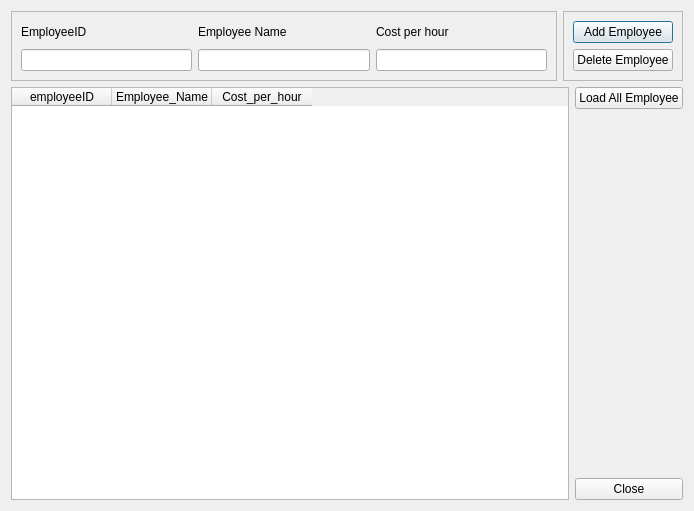
<?xml version="1.0" encoding="UTF-8"?>
<ui version="4.0">
 <class>employeewindow</class>
 <widget class="QDialog" name="employeewindow">
  <property name="geometry">
   <rect>
    <x>0</x>
    <y>0</y>
    <width>694</width>
    <height>511</height>
   </rect>
  </property>
  <property name="windowTitle">
   <string>Employee Management</string>
  </property>
  <layout class="QVBoxLayout" name="verticalLayout_6">
   <item>
    <layout class="QVBoxLayout" name="verticalLayout_5">
     <item>
      <layout class="QHBoxLayout" name="horizontalLayout_3">
       <item>
        <widget class="QFrame" name="frame_2">
         <property name="frameShape">
          <enum>QFrame::StyledPanel</enum>
         </property>
         <property name="frameShadow">
          <enum>QFrame::Raised</enum>
         </property>
         <layout class="QVBoxLayout" name="verticalLayout_3">
          <item>
           <layout class="QHBoxLayout" name="horizontalLayout">
            <item>
             <widget class="QLabel" name="empID">
              <property name="text">
               <string>EmployeeID</string>
              </property>
             </widget>
            </item>
            <item>
             <widget class="QLabel" name="empName">
              <property name="text">
               <string>Employee Name</string>
              </property>
             </widget>
            </item>
            <item>
             <widget class="QLabel" name="empCost">
              <property name="text">
               <string>Cost per hour</string>
              </property>
             </widget>
            </item>
           </layout>
          </item>
          <item>
           <layout class="QHBoxLayout" name="horizontalLayout_2">
            <item>
             <widget class="QLineEdit" name="empIdInput"/>
            </item>
            <item>
             <widget class="QLineEdit" name="empNameInput"/>
            </item>
            <item>
             <widget class="QLineEdit" name="empCostInput"/>
            </item>
           </layout>
          </item>
         </layout>
        </widget>
       </item>
       <item>
        <widget class="QFrame" name="frame">
         <property name="frameShape">
          <enum>QFrame::StyledPanel</enum>
         </property>
         <property name="frameShadow">
          <enum>QFrame::Raised</enum>
         </property>
         <layout class="QVBoxLayout" name="verticalLayout_2">
          <item>
           <layout class="QVBoxLayout" name="verticalLayout">
            <item>
             <widget class="QPushButton" name="addEmpbtn">
              <property name="text">
               <string>Add Employee</string>
              </property>
             </widget>
            </item>
            <item>
             <widget class="QPushButton" name="deleteEmpbtn">
              <property name="text">
               <string>Delete Employee</string>
              </property>
             </widget>
            </item>
           </layout>
          </item>
         </layout>
        </widget>
       </item>
      </layout>
     </item>
     <item>
      <layout class="QHBoxLayout" name="horizontalLayout_4">
       <item>
        <widget class="QTableWidget" name="emptableWidget">
         <property name="columnCount">
          <number>3</number>
         </property>
         <column>
          <property name="text">
           <string>employeeID</string>
          </property>
         </column>
         <column>
          <property name="text">
           <string>Employee_Name</string>
          </property>
         </column>
         <column>
          <property name="text">
           <string>Cost_per_hour</string>
          </property>
         </column>
        </widget>
       </item>
       <item>
        <layout class="QVBoxLayout" name="verticalLayout_4">
         <item>
          <widget class="QPushButton" name="showEmpData">
           <property name="text">
            <string>Load All Employee</string>
           </property>
          </widget>
         </item>
         <item>
          <spacer name="verticalSpacer">
           <property name="orientation">
            <enum>Qt::Vertical</enum>
           </property>
           <property name="sizeHint" stdset="0">
            <size>
             <width>20</width>
             <height>40</height>
            </size>
           </property>
          </spacer>
         </item>
         <item>
          <widget class="QPushButton" name="empClose">
           <property name="text">
            <string>Close</string>
           </property>
          </widget>
         </item>
        </layout>
       </item>
      </layout>
     </item>
    </layout>
   </item>
  </layout>
 </widget>
 <resources/>
 <connections/>
</ui>
